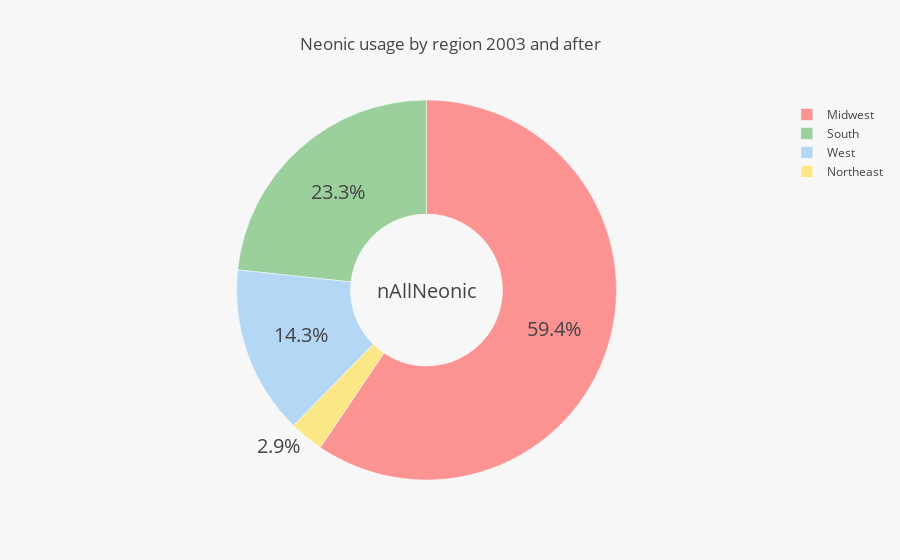

The notebook cell saved with this chart:
### Markdown cell above
As suggested by the bar charts the West is the main region under investigation prior to 2003.

### Code cell
df_summed2 = df_2003.groupby(['Region']) ['nAllNeonic'].sum().reset_index()
fig = {
  "data": [{
      "values": df_summed2.nAllNeonic, # student marks of different subjects
      "labels": df_summed2.Region, # subject names
      "textfont" : dict(size=20),
      "marker" : dict (colors = ["#FF6262AA", "#FFD50577", "#4caf5088", "#4ca5f066"], line=dict(color='#fff', width=0.5)),
      "name": "Region",
      "hoverinfo":"label+name",
      "hole": .4,
      "type": "pie"
  }],  
  "layout": {
        "title":"Neonic usage by region 2003 and after",
        "annotations": [
            {
                "font": {
                    "size": 20
                },
                "showarrow": False,
                "text": "nAllNeonic"
            }
        ],
        "paper_bgcolor" : '#f7f7f7',
        
    }
}

iplot(fig, filename='donut_chart_example')

### Figure 1 — Plotly figure (JSON) as saved in the notebook; plotly's stock layout.template omitted (floating-point values rounded to 4 significant figures)
{"data": [{"hole": 0.4, "hoverinfo": "label+name", "labels": ["Midwest", "Northeast", "South", "West"], "marker": {"colors": ["#FF6262AA", "#FFD50577", "#4caf5088", "#4ca5f066"], "line": {"color": "#fff", "width": 0.5}}, "name": "Region", "textfont": {"size": 20}, "type": "pie", "uid": "4db6ba7a-cfc1-11e8-a25d-d05099a30b15", "values": [30.3, 1.477, 11.88, 7.313]}], "layout": {"annotations": [{"font": {"size": 20}, "showarrow": false, "text": "nAllNeonic"}], "paper_bgcolor": "#f7f7f7", "title": "Neonic usage by region 2003 and after"}}
